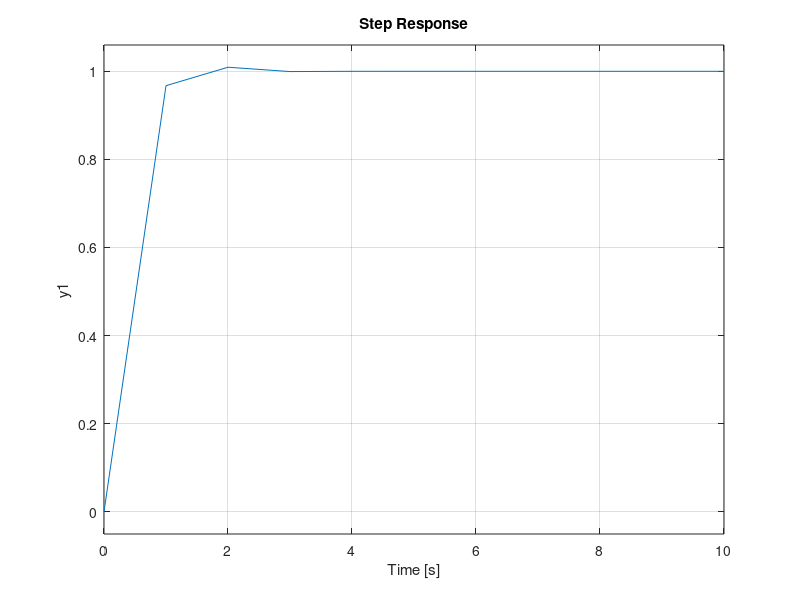

MATLAB code for this plot: (Note: this script raises an error after producing the figure.)
## For tachometer feedback
t=0:1:10
wn=3.33
xi=0.76
sync = tf([wn^2],[1 2*xi*wn wn^2]);
sync = tf([wn^2],[1 2*xi*wn wn^2]);
hold on;
grid on;
step(sync,t)
s= Stepinfo(sys)